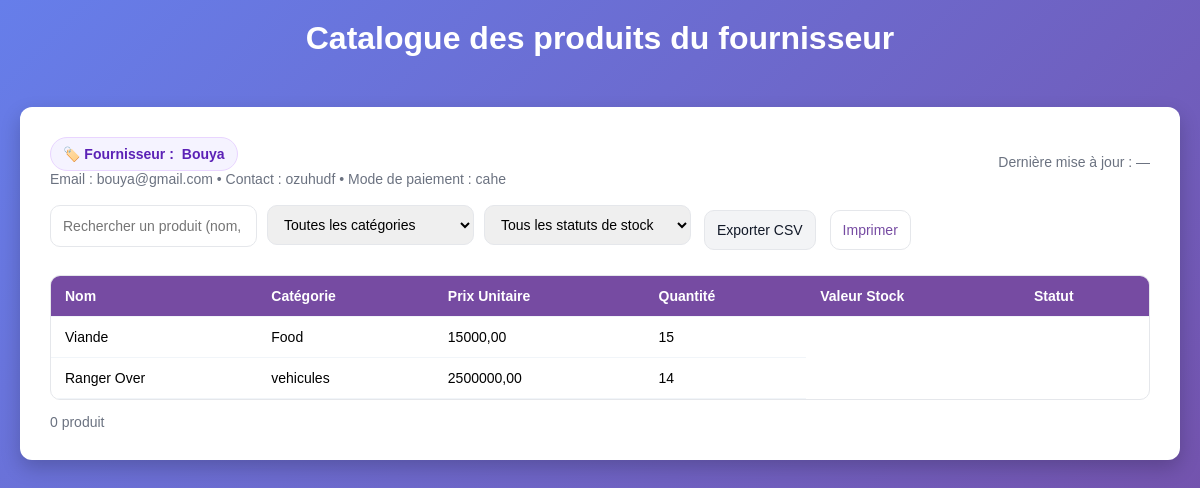
/gproduit/produitfournisseur/1/, run on the app's committed database.
### gproduit/models.py (models this page shows, shortened)
class fournisseurs(models.Model):
    nom = models.CharField(max_length = 100)
    prenom = models.CharField(max_length = 100)
    contact = models.CharField(max_length=12)
    email = models.EmailField()
    Adresse = models.CharField(max_length = 50)
    mode_payement = models.CharField( max_length = 18, choices = choix)

class produits(models.Model):
    nom = models.CharField(max_length =100)
    categorie = models.ForeignKey(categories, on_delete = models.CASCADE, related_name ='products')
    prix = models.DecimalField(max_digits = 10 , decimal_places =2)
    quantite = models.PositiveIntegerField()
    description = models.TextField()
    date_livraison = models.DateField()
    date_ajout = models.DateTimeField(auto_now_add = True)
    data_exp = models.DateField(null =True , blank = True)
    fournisseur = models.ForeignKey(fournisseurs,on_delete=models.CASCADE,related_name="mes_produits" )
    observation = models.TextField()
    class Meta:
        ordering = ['-date_ajout']

class categories(models.Model):
    nom=models.CharField(max_length = 50)
    def __str__(self):
        return self.nom

### gproduit/views.py (the view)
# urls.py: path('produitfournisseur/<int:fournisseur_id>/', produits_par_fournisseur, name ='produitfournisseur'), # fontionnalité a revoir
def produits_par_fournisseur(request, fournisseur_id):
    fournisseur = get_object_or_404(fournisseurs, id=fournisseur_id)
    produits_list = fournisseur.mes_produits.all()  # ou fournisseur.mes_produits.all()
    return render(request, "produits_fournisseur.html", {
        "fournisseur": fournisseur,
        "produits": produits_list
    })

### gproduit/templates/produits_fournisseur.html (shortened to what this page needs)
<!DOCTYPE html>
<html lang="fr">
<head>
</head>
<body>
  <h1 class="page-title">Catalogue des produits du fournisseur</h1>
  <div class="container">
    <div class="card-header">
      <div>
        <div class="supplier-badge" id="supplierBadge">
          <span>🏷️ Fournisseur :</span>
          <span id="supplierName"> {{fournisseur.nom}} </span>
        </div>
        <div class="muted" id="supplierMeta">Email : {{fournisseur.email}} • Contact : {{fournisseur.contact}} • Mode de paiement : {{fournisseur.mode_payement}}</div>
      </div>
      <div class="muted" id="lastUpdate">Dernière mise à jour : —</div>
    </div>
    <div class="top-bar">
      <div class="controls">
        <input id="searchInput" type="text" placeholder="Rechercher un produit (nom, code)…" />
        <select id="categoryFilter">
          <option value="">Toutes les catégories</option>
        </select>
        <select id="stockFilter">
          <option value="">Tous les statuts de stock</option>
        </select>
        <div style="display:flex; gap:8px; justify-content:flex-end;">
          <button class="btn btn-light" id="btnExportCSV">Exporter CSV</button>
          <button class="btn btn-outline" id="btnPrint">Imprimer</button>
        </div>
      </div>
    </div>
    <div class="table-wrapper">
      <table class="table" id="productsTable">
        <thead>
          <tr>
            <th class="sticky" data-sort="string">Nom</th>
            <th class="sticky" data-sort="string">Catégorie</th>
            <th class="sticky" data-sort="number">Prix Unitaire</th>
            <th class="sticky" data-sort="number">Quantité</th>
            <th class="sticky" data-sort="number">Valeur Stock</th>
            <th class="sticky" data-sort="string">Statut</th>
          </tr>
        </thead>
        <tbody>
          {% for p in produits %}
          <tr>
            <td> {{p.nom}}</td>
            <td>{{p.categorie}}</td>
            <td>{{p.prix}}</td>
            <td>{{p.quantite}}</td>
          </tr>
          {% endfor %}
        </tbody>
      </table>
    </div>
    <div class="footer">
      <div id="countInfo">0 produit</div>
    </div>
  </div>
</body>
</html>

### gproduit/templates/produits_fournisseur.html (style rules this page uses)
body { background: linear-gradient(135deg, #667eea 0%, #764ba2 100%); font-family: Arial, sans-serif; color: white; min-height: 100vh; margin: 0; padding: 0 10px 40px; box-sizing: border-box; }
.container { background-color: white; margin: 50px auto 0; max-width: 1100px; padding: 30px; border-radius: 12px; box-shadow: 0 8px 20px rgba(0, 0, 0, 0.2); color: black; }
.table th { background-color: #764ba2; color: white; }
.btn { margin: 5px 3px; }
.page-title { color: white; text-align: center; margin-top: 20px; }
.top-bar { display: flex; justify-content: space-between; gap: 12px; flex-wrap: wrap; margin-bottom: 20px; }
h1, h2, h3 { margin: 0; }
.card-header { display: flex; align-items: center; justify-content: space-between; margin-bottom: 18px; }
.supplier-badge { display: inline-flex; align-items: center; gap: 8px; padding: 8px 12px; background: #f5f3ff; border: 1px solid #e9d5ff; border-radius: 999px; font-size: 14px; color: #5b21b6; font-weight: 600; }
.muted { color: #6b7280; font-size: 14px; }
.controls { display: grid; grid-template-columns: 1fr 1fr 1fr auto; gap: 10px; }
.controls input, .controls select, .controls button { height: 40px; border-radius: 10px; border: 1px solid #e5e7eb; padding: 0 12px; font-size: 14px; outline: none; transition: box-shadow .2s ease; }
.btn-light { background: #f3f4f6; color: #111827; border: none; cursor: pointer; }
.btn-outline { background: #fff; color: #764ba2; border: 1px solid #d8b4fe; cursor: pointer; }
.table-wrapper { overflow: auto; border: 1px solid #e5e7eb; border-radius: 10px; }
table { width: 100%; border-collapse: collapse; min-width: 800px; }
th, td { padding: 12px 14px; border-bottom: 1px solid #f1f5f9; text-align: left; vertical-align: middle; font-size: 14px; }
th.sticky { position: sticky; top: 0; z-index: 2; }
.footer { margin-top: 14px; display: flex; align-items: center; justify-content: space-between; font-size: 14px; color: #6b7280; }

### data on the page
fournisseurs: nom "Bouya", email "bouya@gmail.com", contact "ozuhudf", mode_payement "cahe"
produits: nom "Viande", categorie "Food", prix "15000,00", quantite "15"
produits: nom "Ranger Over", categorie "vehicules", prix "2500000,00", quantite "14"
